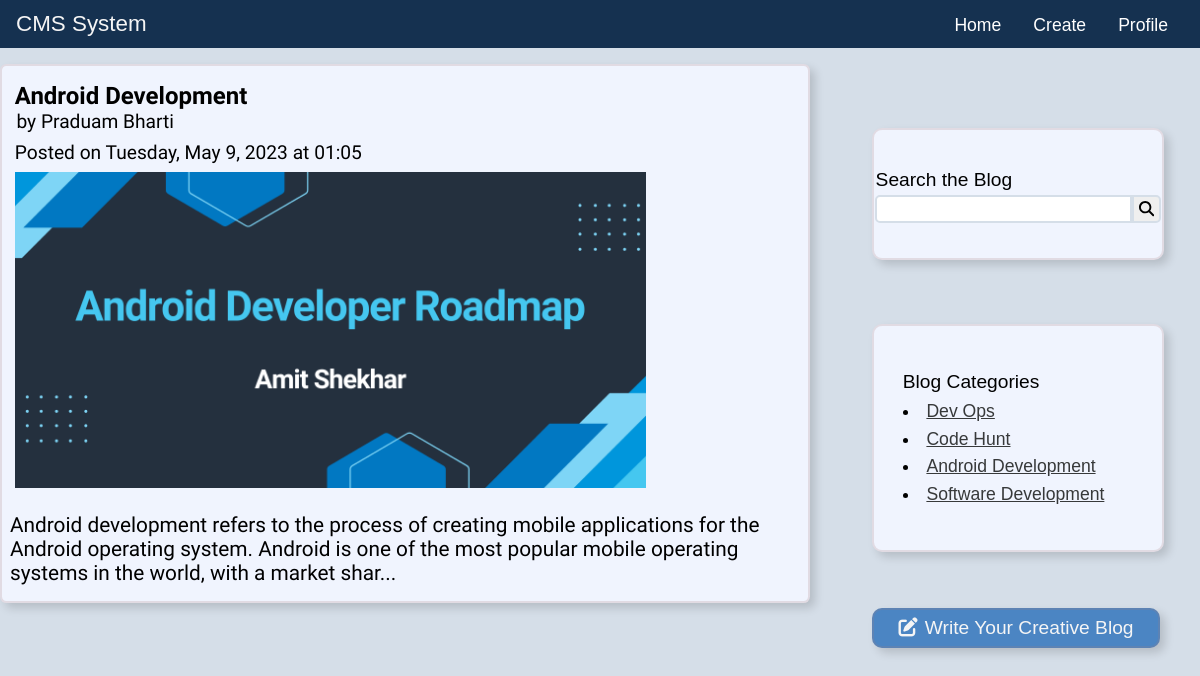
/category.php?category=PID20230510010531727, run on the app's committed database.
### tables this page shows
CREATE TABLE IF NOT EXISTS `posts` (
  `PID` varchar(20) NOT NULL,
  `email` varchar(256) NOT NULL,
  `user` varchar(256) NOT NULL,
  `category` varchar(256) NOT NULL,
  `date` varchar(32) NOT NULL,
  `time` varchar(10) NOT NULL,
  `thumbnail` varchar(64) DEFAULT NULL,
  `file` varchar(64) DEFAULT NULL,
  `content` varchar(2048) NOT NULL,
  `status` varchar(6) NOT NULL,
  PRIMARY KEY (`PID`)
);

### category.php (the view, shortened to what this page needs)
<!DOCTYPE html>
<html lang="en">
<head>
  <link rel="stylesheet" href="./css/index.css" />
</head>
<body>
  <?php require "includes/db.php" ?>
  <?php require_once "./includes/nav.php" ?>
  <div id="main">
    <div id="container">
      <?php
      if (isset($_GET['category'])) {
        $cat_id = $_GET['category'];
      }
      $query = "select category from posts where PID='$cat_id';";
      $data = mysqli_query($con, $query);
      $row = mysqli_fetch_assoc($data);
      $cat = $row['category'];
      $query = "select * from posts where category='$cat';";
      $data = mysqli_query($con, $query);
      while ($row = mysqli_fetch_assoc($data)) {
        $PID = $row["PID"];
        $topic = $row["category"];
        $user = $row["user"];
        $date = $row["date"];
        $time = $row["time"];
        $thumbnail = $row["thumbnail"];
        $content = $row["content"];
        ?>
        <ul class="postID" id=<?php echo $PID ?>>
          <li>
            <?php echo $topic ?>
          </li>
          <li>by
            <?php echo $user ?>
          </li>
          <li>Posted on
            <?php echo $date . " at " . substr($time, 0, 5) ?>
          </li>
          <li><img src=<?php echo $thumbnail ?> alt="" /></li>
          <li>
            <?php echo (strlen($content) > 200) ? substr($content, 0, 200) . "..." : $content ?>
          </li>
        </ul>
      <?php } ?>
    </div>
    <div id="sidebar">
      <?php require_once "./includes/searchBar.php" ?>
      <?php require_once "./includes/category.php" ?>
      <button type="submit" id="createBlogBtn">
        <i class="fa-solid fa-pen-to-square"></i>
        Write Your Creative Blog
      </button>
    </div>
  </div>
</body>
</html>

### includes/category.php
<div id="categoryBox">
    <div id="categoryTitle">Blog Categories</div>
    <div id="categories">
        <?php
        $query = "select distinct * from posts order by PID desc limit 5";
        $data = mysqli_query($con, $query);
        while ($row = mysqli_fetch_assoc($data)) {
            $cat_id = $row['PID'];
            $cat = $row['category'];
            echo "<li><a class='catBtn' href='category.php?category={$cat_id}'>" . $cat . "</a></li>";
        } ?>
    </div>
</div>

### css/index.css (style rules this page uses)
* { margin: 0; padding: 0; }
body { width: 100vw; height: auto; overflow-x: hidden; position: relative; display: flex; flex-direction: column; background: #d5dee8; }
#main { display: flex; height: auto; width: 100%; }
#container { background: #d5dee8; width: 70%; height: auto; display: block; margin-top: 4rem; font-family: 'Ysabeau', sans-serif; }
#container ul { width: 94%; background-color: #f0f4fe; margin-bottom: 1rem; padding: 1rem 0.5rem; border-radius: 0.4rem; transition: all 0.2s; border: 2px solid rgba(163, 120, 120, 0.2); box-shadow: 5px 5px 10px rgba(0, 0, 0, 0.15); cursor: pointer; }
#container li:nth-child(1) { font-size: 1.5rem; padding: 0 0.3rem; font-weight: 600; }
#container li:nth-child(2) { font-size: 1.2rem; padding: 0 0.4rem; }
#container li:nth-child(3) { font-size: 1.2rem; padding: 0.5rem 0.3rem; }
#container li:nth-child(4) img { width: 80%; position: relative; padding: 0 0.3rem; }
#container li:nth-child(5) { padding-top: 1.3rem; font-size: 1.3rem; }
#sidebar { margin-top: 3rem; width: 30%; height: 100vh; background-color: #d5dee8; ; display: block; display: flex; flex-direction: column; left: 70%; position: fixed; z-index: 1; }
#sidebar #categoryBox { width: 80%; height: 14rem; display: flex; position: relative; flex-direction: column; justify-content: center; align-items: center; border-radius: 10px; background-color: #f0f4fe; margin: 6vh 0 5vh 2rem; transition: all 0.3s; font-family: 'Montserrat', sans-serif; border: 2px solid rgba(163, 120, 120, 0.2); box-shadow: 5px 5px 10px rgba(0, 0, 0, 0.15); }
#sidebar #categoryBox #categoryTitle { width: 80%; font-size: 1.2rem; cursor: default; }
#sidebar #categoryBox #categories { width: 80%; display: grid; overflow: hidden; margin-top: 0.5rem; grid-template-columns: 1fr; grid-gap: 0.4rem; font-size: 1.1rem; }
#sidebar #categoryBox #categories .catBtn { width: 80%; color: #37393a; cursor: pointer; white-space: nowrap; text-align: left; overflow: hidden; transition: all 0.1s; }
#sidebar #createBlogBtn { width: 80%; height: 2.5rem; border-radius: 10px; margin: 2vh 0 2rem 2rem; outline: none; cursor: pointer; color: whitesmoke; text-align: center; font-size: 1.2rem; padding: 0.2rem 0; font-family: 'Montserrat', sans-serif; background-color: #4b85c3; transition: all 0.3s ease-out; border: 2px solid rgba(163, 120, 120, 0.2); box-shadow: 5px 5px 10px rgba(0, 0, 0, 0.15); }
#sidebar button i { color: whitesmoke; width: 1rem; padding-right: 5px; }

### data on the page
posts: category "Android Development", user "Praduam Bharti", date "Tuesday, May 9, 2023", time "01:05", thumbnail (picture), content "Android development refers to the process of creating mobile applications for the Android operating system. Android is one of the most popular mobile operating systems in the world, with a market shar"
posts: category "Dev Ops"
posts: category "Code Hunt"
posts: category "Software Development"
